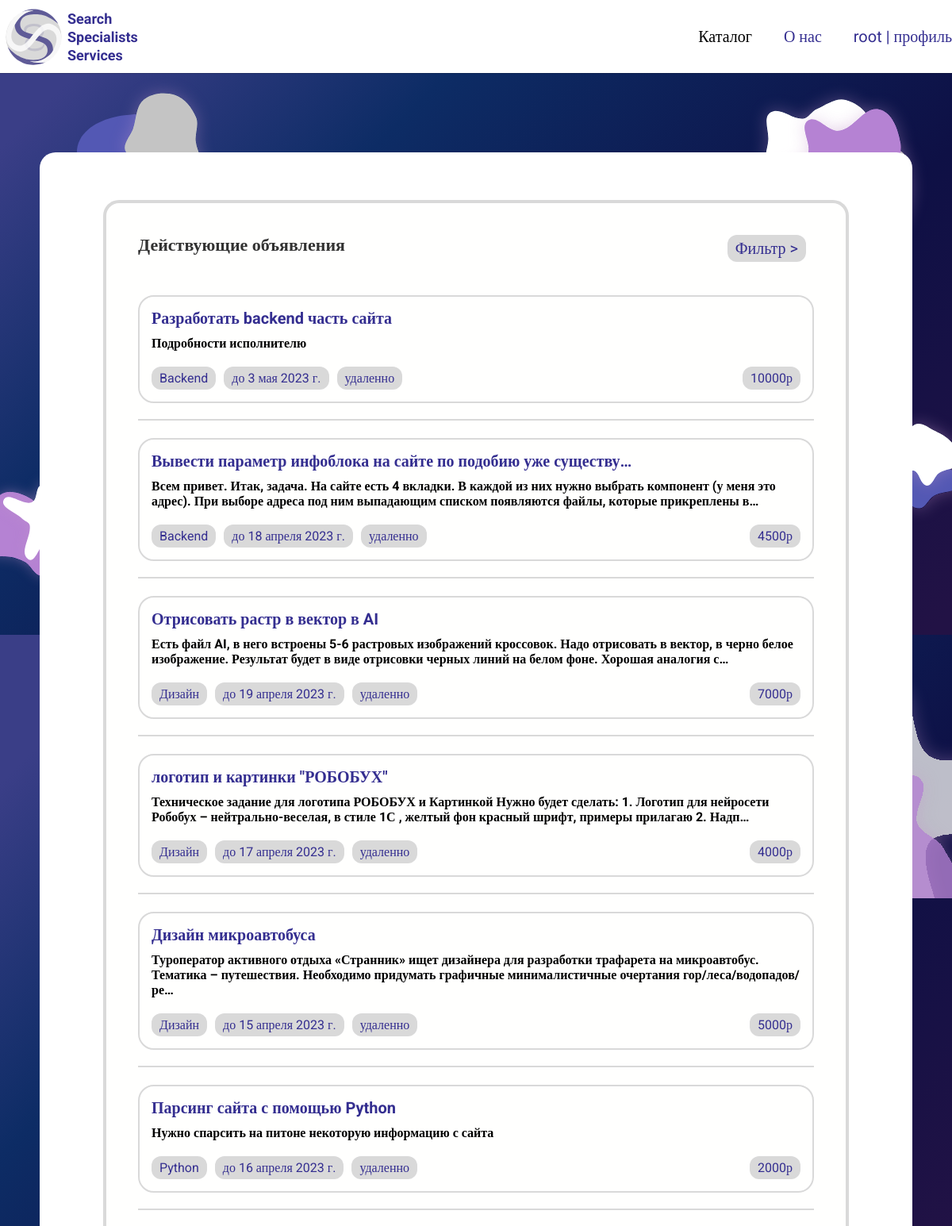
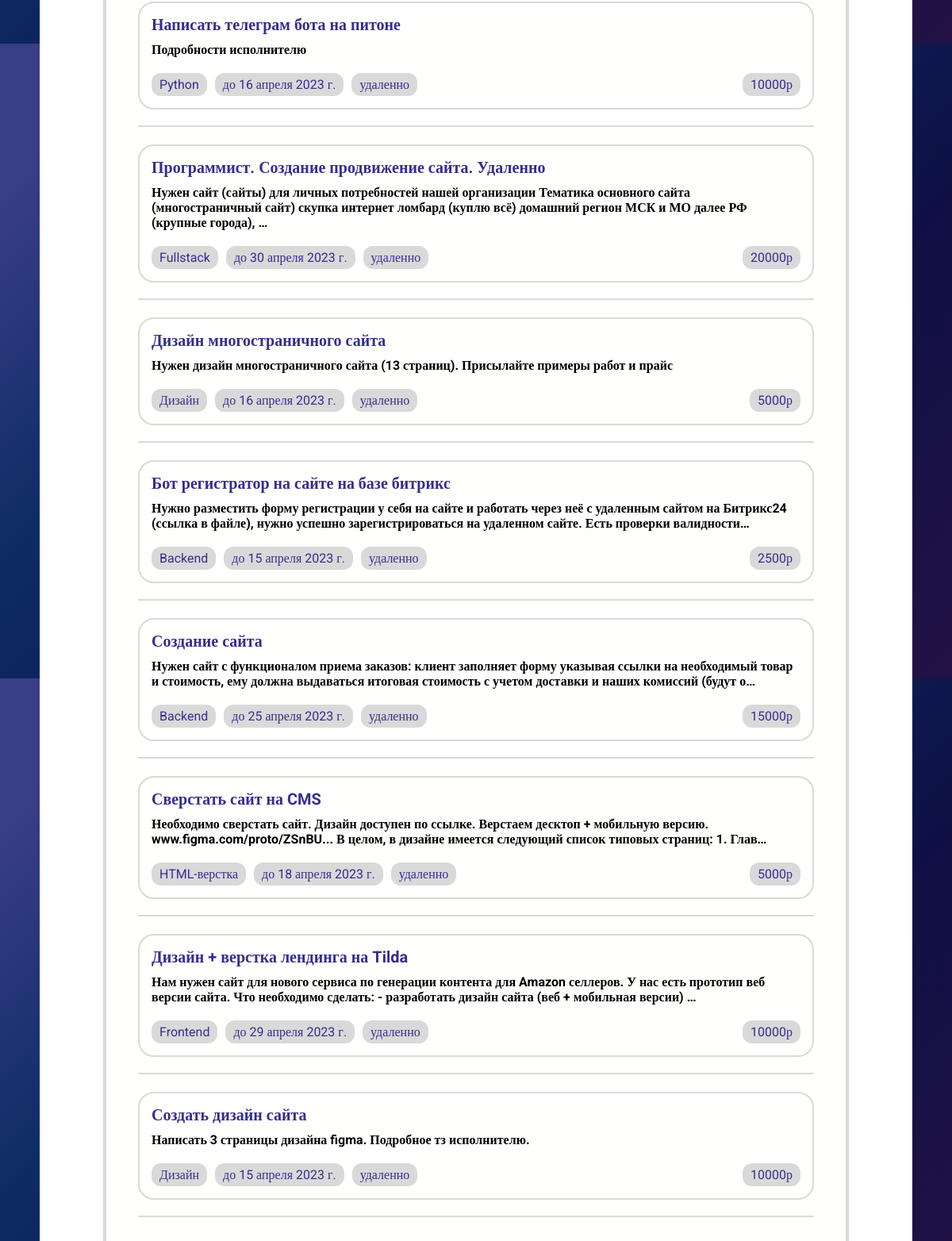
The page /catalogIT_perf/ (signed in) on the database its author committed (2 pictures, top to bottom).
### website/models.py (models this page shows, shortened)
class TaskIT(models.Model):
    title = models.CharField(max_length=255, verbose_name='Заголовок')
    content = models.TextField(blank=True, verbose_name='Описание')
    price = models.IntegerField(verbose_name='Бюджет')
    time_over = models.DateField(verbose_name='Срок окончания')
    time_create = models.DateTimeField(auto_now_add=True, null=True)
    time_update = models.DateTimeField(auto_now_add=True, null=True)
    place = models.CharField(max_length=255, verbose_name='Место выполнения')
    category = models.ForeignKey('Category', on_delete=models.PROTECT, null=True, verbose_name='Категория')
    user = models.ForeignKey(User, verbose_name='Пользователь', on_delete=models.CASCADE)
    def get_absolute_url(self):
        return reverse('post', kwargs={'post_id': self.pk})
    class Meta:
        verbose_name = 'Списки заказов от заказчиков'
        verbose_name_plural = 'Списки заказов от заказчиков'
        ordering = ['-time_update', 'title']

class Category(models.Model):
    name = models.CharField(max_length=100, db_index=True, verbose_name='Категория')
    def __str__(self):
        return self.name
    def get_absolute_url(self):
        return reverse('category', kwargs={'cat_id': self.pk})
    class Meta:
        verbose_name = 'Категории'
        verbose_name_plural = 'Категории'
        ordering = ['name']

### website/views.py (the view)
# urls.py: path('catalogIT_perf/', CatalogIT_perf.as_view(), name='catalogIT_perf'),
class CatalogIT_perf(ListView):
    model = TaskIT
    template_name = 'website/catalogIT_perf.html'
    context_object_name = 'posts'
    paginate_by = 15
    def get_context_data(self, *, object_list=None, **kwargs):
        context = super().get_context_data(**kwargs)
        context['title'] = 'Каталог заказов IT'
        context['cats'] = Category.objects.all()
        context['cat_selected'] = 0
        return context

### website/templates/website/catalogIT_perf.html (shortened to what this page needs)
{% extends 'website/base.html' %}
{% load static %}
{% block navcontent %}
    <nav>
        <div class="container">
            <div class="logo">
                <a href="{% url 'catalogIT_perf' %}" class="logo-url">
                    <img src="{% static 'website/img/logo_kach.svg' %}" alt="">
                    <div class="logo-text">
                        <p>Search</p>
                        <p>Specialists</p>
                        <p>Services</p>
                    </div>
                </a>
            </div>
            <ul class="nav-links">
                <li><a href="{% url 'catalogIT_perf' %}" style="color: #000;">Каталог</a></li>
                <li><a href="{% url 'about_us_perf' %}">О нас</a></li>
                <li class="user-auth-block">
                    {% if request.user.is_authenticated %}
                    <li>{{user.username}} | <a href="{% url 'profile_perf' %}">профиль</a></li>
                    {% else %}
                    <a href="{% url 'registration' %}">Зарегестрироваться</a>
                    <span>|</span>
                    <a href="{% url 'sign_up' %}">Войти</a>
                    {% endif %}
                </li>
            </ul>
        </div>
    </nav>
    {% endblock navcontent %}
{% block task_list %}
<div class="wrapp-catalog">
    <ul class="box-catalog">
        <div class="top-catalog-menu">
            <h2>Действующие объявления</h2>
            <div class="filter-box">
                <label for="filter-input" class="filter-label">Фильтр <span class="chevrone">></span></label>
            </div>
        </div>
        <ul class="block-catalog-links">
            {% for p in posts %}
            <li class="el">
                <a href="{{p.get_absolute_url}}">
                    <div class="top-content">
                        <h2>{{p.title|truncatechars:60}}</h2>
                        <p class="content">{{p.content|truncatechars:200}}</p>
                    </div>
                    <div class="bottom-content">
                        <div class="left-el">
                            <p class="category task-object">{{p.category}}</p>
                            <p class="time_over task-object">до {{p.time_over}}</p>
                            <p class="place task-object">{{p.place}}</p>
                        </div>
                        <div class="right-el">
                            <p class="price task-object">{{p.price}}р</p>
                        </div>
                    </div>
                </a>
            </li>
            <div class="cut"></div>
            {% endfor %}
        </ul>
    </ul>
</div>
{% endblock task_list %}

### website/static/website/css/styles.css (style rules this page uses)
body { margin: 0px; padding: 0px; font-family: Roboto; }
.container { max-width: 1200px; margin: auto; }
nav { box-shadow: 0px 0px 1px 0px black; padding: 10px 0px; background-color: white; }
nav .container { display: flex; justify-content: space-between; align-items: center; }
nav .logo-url { display: inline-block; display: flex; justify-content: center; text-decoration: none; color: #342E90; }
nav .logo img { width: 85px; padding: 0px; margin: 0px; }
nav .logo .logo-text { display: flex; flex-direction: column; justify-content: center; gap: 2px; font-weight: bold; }
.logo-text * { padding: 0px; margin: 0px; font-size: 18px; }
.nav-links { list-style: none; padding: 0px; display: flex; justify-content: space-between; align-items: center; gap: 40px; font-size: 0px; }
.nav-links * { text-decoration: none; color: #342E90; font-size: 20px; }
.user-auth-block { display: none; }
body, * { padding: 0; margin: 0; }
body { background-image: linear-gradient(135deg, #3A3E87 9.38%, #0D2C65 32.81%, #0E1045 69.22%, #221245 98.44%); background-size: 100vw 100vh; background-attachment: fixed; overflow-x: hidden; }

### website/static/website/css/catalog.css (style rules this page uses)
.wrapp-catalog { background-color: white; border-top-right-radius: 20px; border-top-left-radius: 20px; max-width: 1100px; min-height: 100vh; margin: auto; margin-top: 100px; padding: 60px 80px; padding-bottom: 0px; box-sizing: border-box; }
.top-catalog-menu { display: flex; justify-content: space-between; position: relative; }
.top-catalog-menu h2 { font-size: 22px; opacity: .8; margin-bottom: 50px; }
.filter-label { color: #342E90; padding: 5px 10px; font-size: 20px; background-color: #D9D9D9; border-radius: 12px; display: inline-block; cursor: pointer; position: absolute; top: 0px; right: 10px; }
.box-catalog { border: 4px solid #D9D9D9; border-bottom: none; background-color: #fffffe; border-top-right-radius: 20px; border-top-left-radius: 20px; margin: auto; list-style: none; padding: 40px; min-height: 100vh; }
.block-catalog-links { display: flex; flex-direction: column; gap: 20px; list-style: none; padding-left: 0px; }
.block-catalog-links .cut { width: 100%; height: 2px; border-top: 2px solid #D9D9D9; }
.el { border: 2px solid #D9D9D9; border-radius: 20px; padding: 15px; }
.el a { text-decoration: none; color: black; display: flex; display: flex; flex-direction: column; justify-content: space-between; align-items: top; gap: 20px; }
.top-content h2 { color: #342E90; margin-bottom: 10px; font-size: 20px; }
.top-content p { font-weight: bold; font-size: 16px; }
.bottom-content { display: flex; justify-content: space-between; }
.bottom-content .left-el { display: flex; gap: 10px; }
.task-object { display: inline-block; text-decoration: none; color: #342E90; padding: 5px 10px; background-color: #D9D9D9; border-radius: 12px; }

### rows shown on the page
TaskIT: title "Разработать backend часть сайта", content "Подробности исполнителю", category "Backend", time_over "3 мая 2023 г.", place "удаленно", price "10000"
TaskIT: title "Вывести параметр инфоблока на сайте по подобию уже существу…", content "Всем привет. Итак, задача. На сайте есть 4 вкладки. В каждой из них нужно выбрать компонент (у меня это адрес). При выборе адреса под ним выпадающим списком появляются файлы, которые прикреплены в…", category "Backend", time_over "18 апреля 2023 г.", place "удаленно", price "4500"
TaskIT: title "Отрисовать растр в вектор в AI", content "Есть файл AI, в него встроены 5-6 растровых изображений кроссовок. Надо отрисовать в вектор, в черно белое изображение. Результат будет в виде отрисовки черных линий на белом фоне. Хорошая аналогия с…", category "Дизайн", time_over "19 апреля 2023 г.", place "удаленно", price "7000"
TaskIT: title "логотип и картинки \"РОБОБУХ\"", content "Техническое задание для логотипа РОБОБУХ и Картинкой Нужно будет сделать: 1. Логотип для нейросети Робобух – нейтрально-веселая, в стиле 1С , желтый фон красный шрифт, примеры прилагаю 2. Надп…", category "Дизайн", time_over "17 апреля 2023 г.", place "удаленно", price "4000"
TaskIT: title "Дизайн микроавтобуса", content "Туроператор активного отдыха «Странник» ищет дизайнера для разработки трафарета на микроавтобус. Тематика – путешествия. Необходимо придумать графичные минималистичные очертания гор/леса/водопадов/ре…", category "Дизайн", time_over "15 апреля 2023 г.", place "удаленно", price "5000"
TaskIT: title "Парсинг сайта с помощью Python", content "Нужно спарсить на питоне некоторую информацию с сайта", category "Python", time_over "16 апреля 2023 г.", place "удаленно", price "2000"
TaskIT: title "Написать телеграм бота на питоне", content "Подробности исполнителю", category "Python", time_over "16 апреля 2023 г.", place "удаленно", price "10000"
TaskIT: title "Программист. Создание продвижение сайта. Удаленно", content "Нужен сайт (сайты) для личных потребностей нашей организации Тематика основного сайта (многостраничный сайт) скупка интернет ломбард (куплю всё) домашний регион МСК и МО далее РФ (крупные города), …", category "Fullstack", time_over "30 апреля 2023 г.", place "удаленно", price "20000"
TaskIT: title "Дизайн многостраничного сайта", content "Нужен дизайн многостраничного сайта (13 страниц). Присылайте примеры работ и прайс", category "Дизайн", time_over "16 апреля 2023 г.", place "удаленно", price "5000"
TaskIT: title "Бот регистратор на сайте на базе битрикс", content "Нужно разместить форму регистрации у себя на сайте и работать через неё с удаленным сайтом на Битрикс24 (ссылка в файле), нужно успешно зарегистрироваться на удаленном сайте. Есть проверки валидности…", category "Backend", time_over "15 апреля 2023 г.", place "удаленно", price "2500"
TaskIT: title "Создание сайта", content "Нужен сайт с функционалом приема заказов: клиент заполняет форму указывая ссылки на необходимый товар и стоимость, ему должна выдаваться итоговая стоимость с учетом доставки и наших комиссий (будут о…", category "Backend", time_over "25 апреля 2023 г.", place "удаленно", price "15000"
TaskIT: title "Сверстать сайт на CMS", content "Необходимо сверстать сайт. Дизайн доступен по ссылке. Верстаем десктоп + мобильную версию. www.figma.com/proto/ZSnBU... В целом, в дизайне имеется следующий список типовых страниц: 1. Глав…", category "HTML-верстка", time_over "18 апреля 2023 г.", place "удаленно", price "5000"
TaskIT: title "Дизайн + верстка лендинга на Tilda", content "Нам нужен сайт для нового сервиса по генерации контента для Amazon селлеров. У нас есть прототип веб версии сайта. Что необходимо сделать: - разработать дизайн сайта (веб + мобильная версии) …", category "Frontend", time_over "29 апреля 2023 г.", place "удаленно", price "10000"
TaskIT: title "Создать дизайн сайта", content "Написать 3 страницы дизайна figma. Подробное тз исполнителю.", category "Дизайн", time_over "15 апреля 2023 г.", place "удаленно", price "10000"

### other values the page prints
{{ user.username }} "root"
